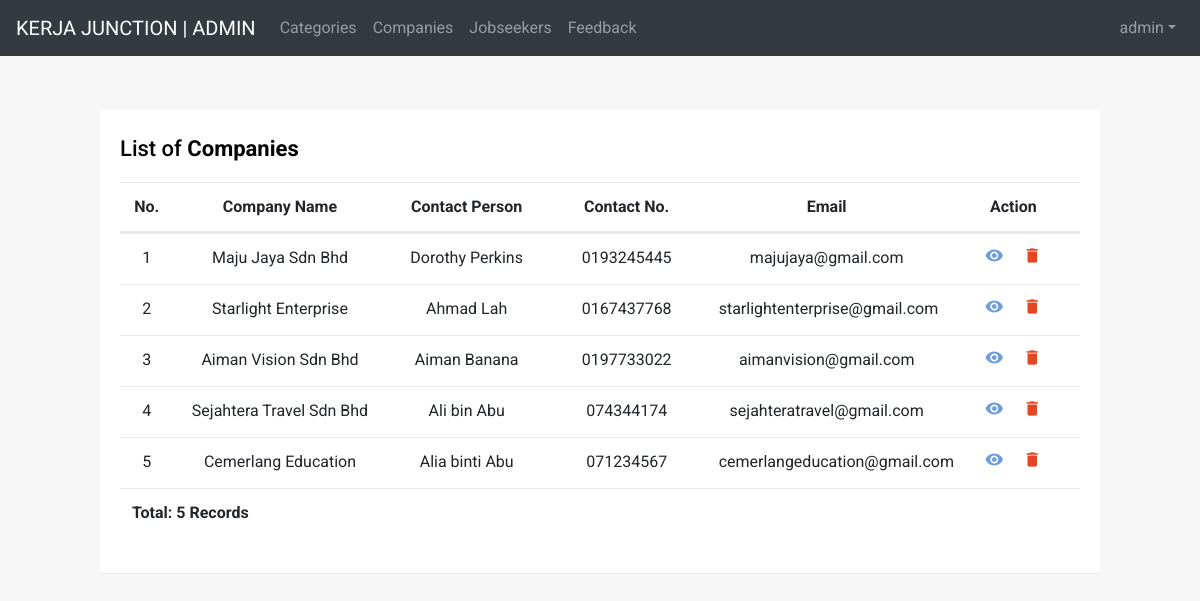
The page /admin/manageCompany.php (signed in) on the database its author committed.
### tables this page shows
CREATE TABLE `employer` (
  `employer_ID` int(10) NOT NULL,
  `employer_ContactPerson` varchar(50) NOT NULL,
  `employer_Name` varchar(50) NOT NULL,
  `employer_Email` varchar(100) NOT NULL,
  `employer_Password` longtext NOT NULL,
  `employer_ContactNo` varchar(11) NOT NULL,
  `employer_Address` text NOT NULL,
  `employer_Description` text NOT NULL,
  `employer_Website` varchar(50) NOT NULL
);

### admin/manageCompany.php (the view, shortened to what this page needs)
<!DOCTYPE html>
<html lang="en">
<head>
<link rel="stylesheet" href="https://stackpath.bootstrapcdn.com/bootstrap/4.5.0/css/bootstrap.min.css">
<link rel="stylesheet" href="https://maxcdn.bootstrapcdn.com/font-awesome/4.7.0/css/font-awesome.min.css">
</head>
<body>
<?php require 'menu.php';?>
<div class="container-lg">
    <div class="table-responsive">
        <div class="table-wrapper">
            <div class="table-title">
                <div class="row">
                    <div class="col-sm-8"><h2>List of <b>Companies</b></h2></div>
                </div>
            </div>
            <table class="table">
                <thead align="center">
                    <tr class="d-flex">
                        <th class="col-2">No.</th>
                        <th class="col-8">Company Name</th>
                        <th class="col-6">Contact Person</th>
                        <th class="col-6">Contact No.</th>
                        <th class="col-9">Email</th>
                        <th class="col-5">Action</th>
                    </tr>
                </thead>
                <tbody>
                    <?php
                        require '../includes/db_connect.php';
                        $i = 1;
                        $sql = "SELECT * FROM employer";
                        $result = mysqli_query($connect, $sql);
                        while($row = mysqli_fetch_assoc($result)){
                        Print '<tr class="d-flex">
                        <td align="center" class="col-2">'.$i.'</td>
                        <td align="center" class="col-8">'.$row['employer_Name'].'</font></td>
                        <td align="center" class="col-6">'.$row['employer_ContactPerson'].'</td>
                        <td align="center" class="col-6">'.$row['employer_ContactNo'].'</td>
                        <td align="center" class="col-9">'.$row['employer_Email'].'</td>
                        ';
                        $i++;?>
                        <td align="center" class="col-5">
                        <a class="view viewbtn" href="#view<?php echo $row['employer_ID'];?>" data-sfid data-toggle="modal" title="Edit"><i class="material-icons">visibility</i></a>
                        <a class="delete" name="delete" onclick="deleteme(<?php echo $row['employer_ID']; ?>)" title="Delete" data-toggle="tooltip"><i class="material-icons">&#xE872;</i></a>
                        </td>
                    <?php echo "</tr>"; ?>
        <?php
        }
            $records = mysqli_num_rows($result);
    ?>
    				<tr>
                        <td colspan="3"><div align="left"><?php echo "<b>Total: ".$records." Records</b>"; ?> </div></td>
                      </tr>
                </tbody>
            </table>
        </div>
    </div>
</div>
</body>
</html>

### admin/manageCompany.php (style rules this page uses)
body { color: #404E67; background: #F5F7FA; font-family: 'Roboto', sans-serif; }
.table-wrapper { width: 1000px; margin: 30px auto; background: #fff; padding: 20px; box-shadow: 0 1px 1px rgba(0,0,0,.05); }
.table-title { padding-bottom: 10px; margin: 0 0 10px; }
.table-title h2 { margin: 6px 0 0; font-size: 22px; }
table.table { table-layout: fixed; }
table.table tr th, table.table tr td { border-color: #e9e9e9; }
table.table th:last-child { width: 100px; }
table.table td a { cursor: pointer; display: inline-block; margin: 0 5px; min-width: 24px; }
table.table td a.view { color: #6E9EDA; }
table.table td a.delete { color: #E34724; }
table.table td i { font-size: 19px; }

### admin/menu.php (style rules this page uses)
body { color: black; background: #f7f7f7; font-family: 'Roboto', sans-serif; }

### rows shown on the page
employer: employer_Name "Maju Jaya Sdn Bhd", employer_ContactPerson "Dorothy Perkins", employer_ContactNo "0193245445", employer_Email "majujaya@gmail.com"
employer: employer_Name "Starlight Enterprise", employer_ContactPerson "Ahmad Lah", employer_ContactNo "0167437768", employer_Email "starlightenterprise@gmail.com"
employer: employer_Name "Aiman Vision Sdn Bhd", employer_ContactPerson "Aiman Banana", employer_ContactNo "0197733022", employer_Email "aimanvision@gmail.com"
employer: employer_Name "Sejahtera Travel Sdn Bhd", employer_ContactPerson "Ali bin Abu", employer_ContactNo "074344174", employer_Email "sejahteratravel@gmail.com"
employer: employer_Name "Cemerlang Education", employer_ContactPerson "Alia binti Abu", employer_ContactNo "071234567", employer_Email "cemerlangeducation@gmail.com"

### other values the page prints
$_SESSION["username"] "admin"
$records "5"
